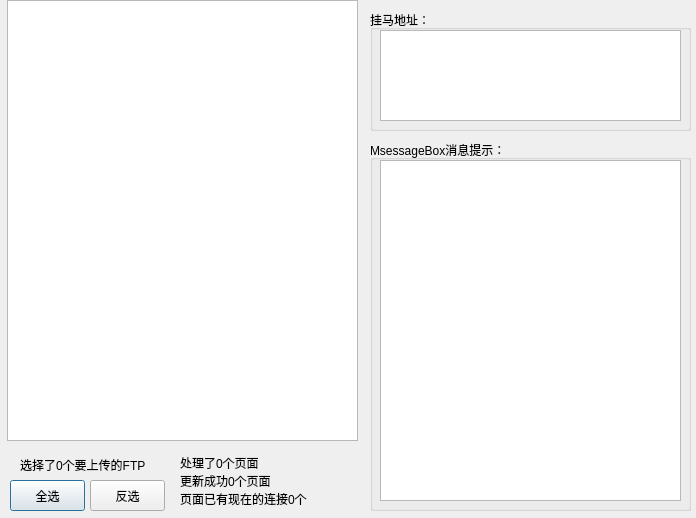
<?xml version="1.0" encoding="UTF-8"?>
<ui version="4.0">
 <class>Dialog</class>
 <widget class="QDialog" name="Dialog">
  <property name="geometry">
   <rect>
    <x>0</x>
    <y>0</y>
    <width>696</width>
    <height>518</height>
   </rect>
  </property>
  <property name="windowTitle">
   <string>FTP黑链挂载器    谢谢 灰帽程序员论坛 hmhacker.org  技术帮助</string>
  </property>
  <widget class="QTableView" name="tableView">
   <property name="geometry">
    <rect>
     <x>7</x>
     <y>0</y>
     <width>351</width>
     <height>441</height>
    </rect>
   </property>
  </widget>
  <widget class="QGroupBox" name="groupBox">
   <property name="geometry">
    <rect>
     <x>370</x>
     <y>10</y>
     <width>321</width>
     <height>121</height>
    </rect>
   </property>
   <property name="title">
    <string>挂马地址：</string>
   </property>
   <widget class="QTextEdit" name="textEdit">
    <property name="geometry">
     <rect>
      <x>10</x>
      <y>20</y>
      <width>301</width>
      <height>91</height>
     </rect>
    </property>
   </widget>
  </widget>
  <widget class="QPushButton" name="pushButton">
   <property name="geometry">
    <rect>
     <x>10</x>
     <y>480</y>
     <width>75</width>
     <height>31</height>
    </rect>
   </property>
   <property name="text">
    <string>全选</string>
   </property>
  </widget>
  <widget class="QPushButton" name="pushButton_2">
   <property name="geometry">
    <rect>
     <x>90</x>
     <y>480</y>
     <width>75</width>
     <height>31</height>
    </rect>
   </property>
   <property name="text">
    <string>反选</string>
   </property>
  </widget>
  <widget class="QLabel" name="label_2">
   <property name="geometry">
    <rect>
     <x>20</x>
     <y>450</y>
     <width>141</width>
     <height>30</height>
    </rect>
   </property>
   <property name="text">
    <string>选择了0个要上传的FTP</string>
   </property>
  </widget>
  <widget class="QLabel" name="label_3">
   <property name="geometry">
    <rect>
     <x>180</x>
     <y>450</y>
     <width>171</width>
     <height>61</height>
    </rect>
   </property>
   <property name="text">
    <string>处理了0个页面
更新成功0个页面
页面已有现在的连接0个</string>
   </property>
  </widget>
  <widget class="QGroupBox" name="groupBox_2">
   <property name="geometry">
    <rect>
     <x>370</x>
     <y>140</y>
     <width>321</width>
     <height>371</height>
    </rect>
   </property>
   <property name="title">
    <string>MsessageBox消息提示：</string>
   </property>
   <widget class="QTextEdit" name="textEdit_2">
    <property name="geometry">
     <rect>
      <x>10</x>
      <y>20</y>
      <width>301</width>
      <height>341</height>
     </rect>
    </property>
   </widget>
  </widget>
 </widget>
 <resources/>
 <connections/>
</ui>
